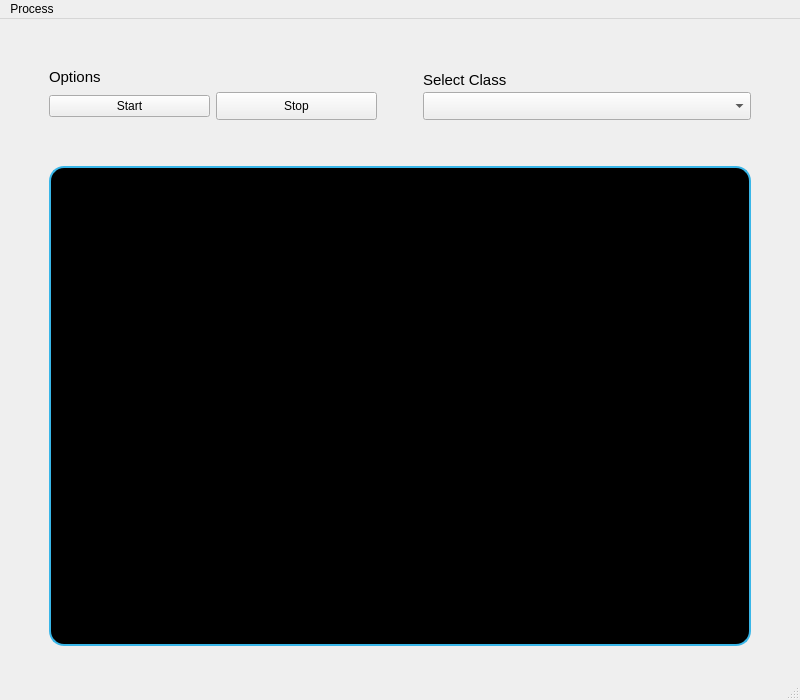
<?xml version="1.0" encoding="UTF-8"?>
<ui version="4.0">
 <class>MainWindow</class>
 <widget class="QMainWindow" name="MainWindow">
  <property name="geometry">
   <rect>
    <x>0</x>
    <y>0</y>
    <width>800</width>
    <height>700</height>
   </rect>
  </property>
  <property name="minimumSize">
   <size>
    <width>800</width>
    <height>700</height>
   </size>
  </property>
  <property name="windowTitle">
   <string>MainWindow</string>
  </property>
  <property name="styleSheet">
   <string notr="true"/>
  </property>
  <widget class="QWidget" name="centralwidget">
   <property name="minimumSize">
    <size>
     <width>800</width>
     <height>600</height>
    </size>
   </property>
   <layout class="QGridLayout" name="gridLayout">
    <item row="1" column="0">
     <spacer name="horizontalSpacer">
      <property name="orientation">
       <enum>Qt::Horizontal</enum>
      </property>
      <property name="sizeType">
       <enum>QSizePolicy::Fixed</enum>
      </property>
      <property name="sizeHint" stdset="0">
       <size>
        <width>40</width>
        <height>20</height>
       </size>
      </property>
     </spacer>
    </item>
    <item row="2" column="1">
     <spacer name="verticalSpacer_3">
      <property name="orientation">
       <enum>Qt::Vertical</enum>
      </property>
      <property name="sizeType">
       <enum>QSizePolicy::Fixed</enum>
      </property>
      <property name="sizeHint" stdset="0">
       <size>
        <width>20</width>
        <height>40</height>
       </size>
      </property>
     </spacer>
    </item>
    <item row="1" column="1">
     <layout class="QVBoxLayout" name="verticalLayout">
      <item>
       <layout class="QHBoxLayout" name="horizontalLayout">
        <property name="sizeConstraint">
         <enum>QLayout::SetFixedSize</enum>
        </property>
        <item>
         <layout class="QVBoxLayout" name="verticalLayout_3">
          <property name="sizeConstraint">
           <enum>QLayout::SetFixedSize</enum>
          </property>
          <item>
           <widget class="QLabel" name="label_2">
            <property name="font">
             <font>
              <pointsize>11</pointsize>
             </font>
            </property>
            <property name="text">
             <string>Options</string>
            </property>
           </widget>
          </item>
          <item>
           <layout class="QHBoxLayout" name="horizontalLayout_2">
            <property name="sizeConstraint">
             <enum>QLayout::SetFixedSize</enum>
            </property>
            <item>
             <widget class="QPushButton" name="startButton">
              <property name="text">
               <string>Start</string>
              </property>
             </widget>
            </item>
            <item>
             <widget class="QPushButton" name="stopButton">
              <property name="minimumSize">
               <size>
                <width>0</width>
                <height>28</height>
               </size>
              </property>
              <property name="text">
               <string>Stop</string>
              </property>
             </widget>
            </item>
           </layout>
          </item>
         </layout>
        </item>
        <item>
         <spacer name="horizontalSpacer_3">
          <property name="orientation">
           <enum>Qt::Horizontal</enum>
          </property>
          <property name="sizeType">
           <enum>QSizePolicy::Fixed</enum>
          </property>
          <property name="sizeHint" stdset="0">
           <size>
            <width>40</width>
            <height>20</height>
           </size>
          </property>
         </spacer>
        </item>
        <item>
         <layout class="QVBoxLayout" name="verticalLayout_2">
          <property name="spacing">
           <number>0</number>
          </property>
          <property name="sizeConstraint">
           <enum>QLayout::SetFixedSize</enum>
          </property>
          <item>
           <widget class="QLabel" name="label_select_class">
            <property name="font">
             <font>
              <pointsize>11</pointsize>
              <weight>50</weight>
              <bold>false</bold>
             </font>
            </property>
            <property name="text">
             <string>Select Class</string>
            </property>
           </widget>
          </item>
          <item>
           <widget class="QComboBox" name="comboBoxSegmentClass">
            <property name="enabled">
             <bool>true</bool>
            </property>
            <property name="sizePolicy">
             <sizepolicy hsizetype="Preferred" vsizetype="Preferred">
              <horstretch>0</horstretch>
              <verstretch>0</verstretch>
             </sizepolicy>
            </property>
            <property name="minimumSize">
             <size>
              <width>228</width>
              <height>28</height>
             </size>
            </property>
            <property name="maximumSize">
             <size>
              <width>500</width>
              <height>28</height>
             </size>
            </property>
           </widget>
          </item>
         </layout>
        </item>
       </layout>
      </item>
      <item>
       <spacer name="verticalSpacer_2">
        <property name="orientation">
         <enum>Qt::Vertical</enum>
        </property>
        <property name="sizeType">
         <enum>QSizePolicy::Minimum</enum>
        </property>
        <property name="sizeHint" stdset="0">
         <size>
          <width>20</width>
          <height>40</height>
         </size>
        </property>
       </spacer>
      </item>
      <item>
       <widget class="QLabel" name="label">
        <property name="sizePolicy">
         <sizepolicy hsizetype="Expanding" vsizetype="Expanding">
          <horstretch>0</horstretch>
          <verstretch>0</verstretch>
         </sizepolicy>
        </property>
        <property name="minimumSize">
         <size>
          <width>640</width>
          <height>480</height>
         </size>
        </property>
        <property name="maximumSize">
         <size>
          <width>1280</width>
          <height>960</height>
         </size>
        </property>
        <property name="sizeIncrement">
         <size>
          <width>40</width>
          <height>60</height>
         </size>
        </property>
        <property name="styleSheet">
         <string notr="true">background: black;border: 2px solid #39B6E8; border-radius: 15px;</string>
        </property>
        <property name="frameShape">
         <enum>QFrame::Box</enum>
        </property>
        <property name="text">
         <string/>
        </property>
       </widget>
      </item>
     </layout>
    </item>
    <item row="1" column="2">
     <spacer name="horizontalSpacer_2">
      <property name="orientation">
       <enum>Qt::Horizontal</enum>
      </property>
      <property name="sizeType">
       <enum>QSizePolicy::Fixed</enum>
      </property>
      <property name="sizeHint" stdset="0">
       <size>
        <width>40</width>
        <height>20</height>
       </size>
      </property>
     </spacer>
    </item>
    <item row="0" column="1">
     <spacer name="verticalSpacer">
      <property name="orientation">
       <enum>Qt::Vertical</enum>
      </property>
      <property name="sizeType">
       <enum>QSizePolicy::Fixed</enum>
      </property>
      <property name="sizeHint" stdset="0">
       <size>
        <width>20</width>
        <height>40</height>
       </size>
      </property>
     </spacer>
    </item>
   </layout>
  </widget>
  <widget class="QMenuBar" name="menubar">
   <property name="geometry">
    <rect>
     <x>0</x>
     <y>0</y>
     <width>800</width>
     <height>26</height>
    </rect>
   </property>
   <widget class="QMenu" name="menuProcess">
    <property name="title">
     <string>Process</string>
    </property>
    <addaction name="actionProcess_Image"/>
    <addaction name="actionProcess_Video"/>
   </widget>
   <addaction name="menuProcess"/>
  </widget>
  <widget class="QStatusBar" name="statusbar"/>
  <action name="actionProcess_Image">
   <property name="text">
    <string>Process Image</string>
   </property>
  </action>
  <action name="actionProcess_Video">
   <property name="text">
    <string>Process Video</string>
   </property>
  </action>
 </widget>
 <resources/>
 <connections/>
</ui>
